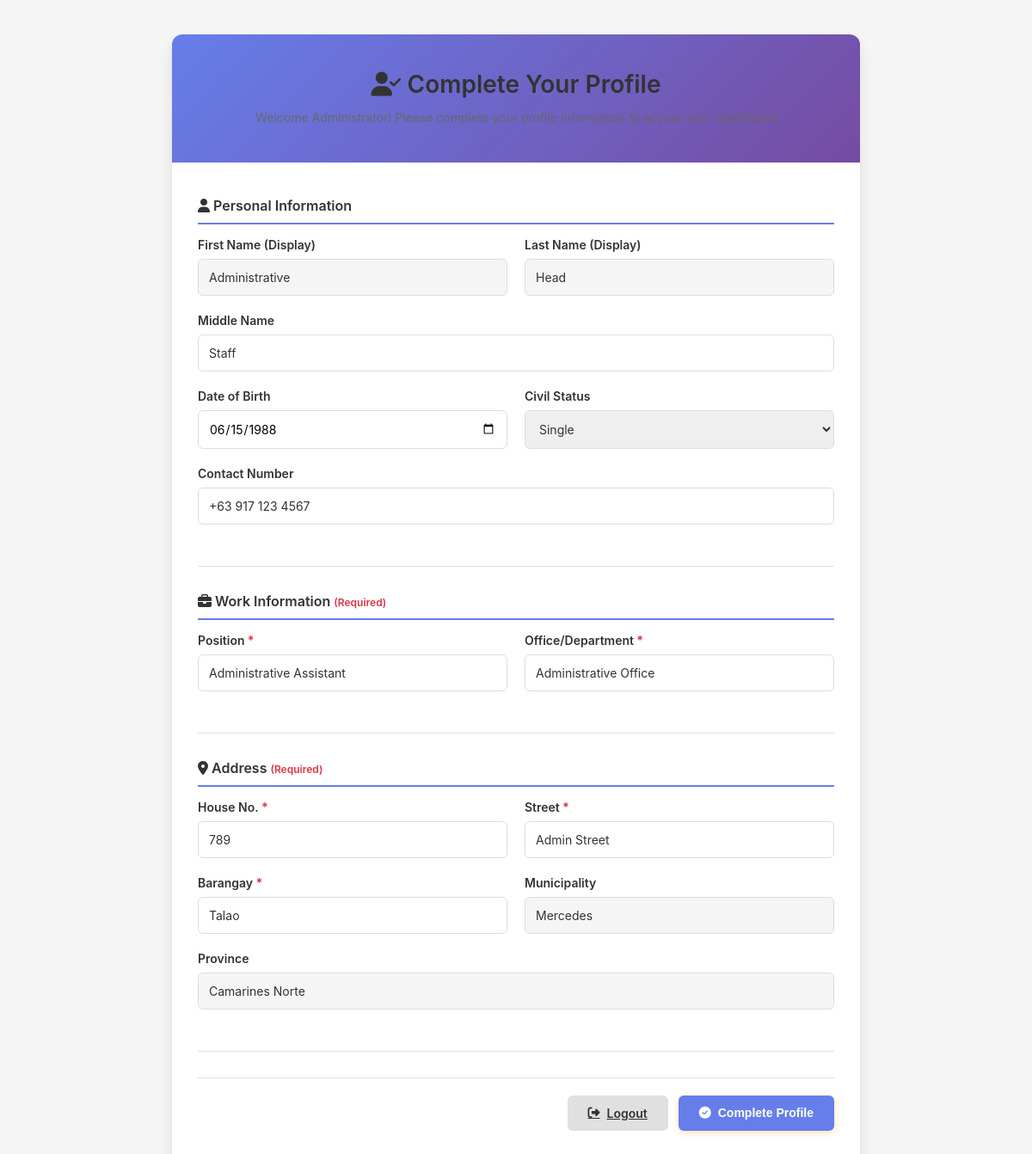
The app's page /complete-profile.php (signed in) with its own data.
### tables this page shows
CREATE TABLE `users` (
  `id` int(11) NOT NULL,
  `first_name` varchar(100) NOT NULL,
  `last_name` varchar(100) NOT NULL,
  `middle_name` varchar(100) DEFAULT NULL,
  `email` varchar(100) NOT NULL,
  `username` varchar(100) NOT NULL,
  `password` varchar(255) NOT NULL,
  `role` enum('Super Admin','Department Staff','Administrative Assistant','Mayor','Record Officer') NOT NULL DEFAULT 'Department Staff',
  `position` varchar(100) DEFAULT NULL,
  `office_department` varchar(150) DEFAULT NULL,
  `civil_status` varchar(50) DEFAULT NULL,
  `date_of_birth` date DEFAULT NULL,
  `contact_number` varchar(20) DEFAULT NULL,
  `house_no` varchar(100) DEFAULT NULL,
  `street` varchar(150) DEFAULT NULL,
  `barangay` varchar(100) DEFAULT NULL,
  `municipality` varchar(100) DEFAULT NULL,
  `province` varchar(100) DEFAULT NULL,
  `status` enum('Pending','Active','Inactive') DEFAULT 'Pending',
  `approved_by` int(11) DEFAULT NULL,
  `approved_at` timestamp NULL DEFAULT NULL,
  `created_at` timestamp NOT NULL DEFAULT current_timestamp(),
  `updated_at` timestamp NOT NULL DEFAULT current_timestamp() ON UPDATE current_timestamp(),
  `rejection_remarks` text DEFAULT NULL
);

### complete-profile.php (the view, shortened to what this page needs)
<?php
require_once 'config/db_connect.php';
$user_id = $_SESSION['user_id'];
$user_data = [];
$sql = "SELECT * FROM users WHERE id = ?";
$stmt = $conn->prepare($sql);
if ($stmt) {
    $stmt->bind_param("i", $user_id);
    $stmt->execute();
    $result = $stmt->get_result();
    if ($result->num_rows > 0) {
        $user_data = $result->fetch_assoc();
    }
}
?>
<!DOCTYPE html>
<html lang="en">
<head>
    <link rel="stylesheet" href="styles.css">
    <link rel="stylesheet" href="https://cdnjs.cloudflare.com/ajax/libs/font-awesome/6.4.0/css/all.min.css">
</head>
<body>
    <div class="profile-completion-container">
        <div class="profile-completion-header">
            <h1><i class="fas fa-user-check"></i> Complete Your Profile</h1>
            <p>Welcome Administrator! Please complete your profile information to access your dashboard</p>
        </div>
        <div class="profile-completion-body">
            <form method="POST" action="">
                <div class="form-section">
                    <div class="form-section-title"><i class="fas fa-user"></i> Personal Information</div>
                    <div class="form-row">
                        <div class="form-group">
                            <label>First Name (Display)</label>
                            <input type="text" value="<?php echo htmlspecialchars($user_data['first_name'] ?? ''); ?>" disabled style="background-color: #f5f5f5;">
                        </div>
                        <div class="form-group">
                            <label>Last Name (Display)</label>
                            <input type="text" value="<?php echo htmlspecialchars($user_data['last_name'] ?? ''); ?>" disabled style="background-color: #f5f5f5;">
                        </div>
                    </div>
                    <div class="form-row full">
                        <div class="form-group">
                            <label for="middleName">Middle Name</label>
                            <input type="text" id="middleName" name="middleName" placeholder="Enter your middle name" value="<?php echo htmlspecialchars($user_data['middle_name'] ?? ''); ?>">
                        </div>
                    </div>
                    <div class="form-row">
                        <div class="form-group">
                            <label for="dateOfBirth">Date of Birth</label>
                            <input type="date" id="dateOfBirth" name="dateOfBirth" value="<?php echo htmlspecialchars($user_data['date_of_birth'] ?? ''); ?>">
                        </div>
                        <div class="form-group">
                            <label for="civilStatus">Civil Status</label>
                            <select id="civilStatus" name="civilStatus">
                                <option value="Single" <?php echo ($user_data['civil_status'] === 'Single') ? 'selected' : ''; ?>>Single</option>
                            </select>
                        </div>
                    </div>
                    <div class="form-row full">
                        <div class="form-group">
                            <label for="contact_number">Contact Number</label>
                            <input type="tel" id="contact_number" name="contact_number" placeholder="+63 XXX XXX XXXX" value="<?php echo htmlspecialchars($user_data['contact_number'] ?? ''); ?>">
                        </div>
                    </div>
                </div>
                <div class="form-section">
                    <div class="form-section-title"><i class="fas fa-briefcase"></i> Work Information <span style="font-size: 12px; color: #dc3545;">(Required)</span></div>
                    <div class="form-row">
                        <div class="form-group required">
                            <label for="position">Position</label>
                            <input type="text" id="position" name="position" placeholder="Your position/title" value="<?php echo htmlspecialchars($user_data['position'] ?? ''); ?>" required>
                        </div>
                        <div class="form-group required">
                            <label for="office_department">Office/Department</label>
                            <input type="text" id="office_department" name="office_department" placeholder="Your department" value="<?php echo htmlspecialchars($user_data['office_department'] ?? ''); ?>" required>
                        </div>
                    </div>
                </div>
                <div class="form-section">
                    <div class="form-section-title"><i class="fas fa-map-marker-alt"></i> Address <span style="font-size: 12px; color: #dc3545;">(Required)</span></div>
                    <div class="form-row">
                        <div class="form-group required">
                            <label for="houseNo">House No.</label>
                            <input type="text" id="houseNo" name="houseNo" placeholder="House number/lot number" value="<?php echo htmlspecialchars($user_data['house_no'] ?? ''); ?>" required>
                        </div>
                        <div class="form-group required">
                            <label for="street">Street</label>
                            <input type="text" id="street" name="street" placeholder="Street name" value="<?php echo htmlspecialchars($user_data['street'] ?? ''); ?>" required>
                        </div>
                    </div>
                    <div class="form-row">
                        <div class="form-group required">
                            <label for="barangay">Barangay</label>
                            <input type="text" id="barangay" name="barangay" placeholder="Barangay" value="<?php echo htmlspecialchars($user_data['barangay'] ?? ''); ?>" required>
                        </div>
                        <div class="form-group">
                            <label for="municipality">Municipality</label>
                            <input type="text" id="municipality" name="municipality" value="Mercedes" disabled style="background-color: #f5f5f5;">
                        </div>
                    </div>
                    <div class="form-row full">
                        <div class="form-group">
                            <label for="province">Province</label>
                            <input type="text" id="province" name="province" value="Camarines Norte" disabled style="background-color: #f5f5f5;">
                        </div>
                    </div>
                </div>
                <div class="form-buttons">
                    <a href="logout.php" class="btn btn-secondary">
                        <i class="fas fa-sign-out-alt"></i> Logout
                    </a>
                    <button type="submit" class="btn btn-primary">
                        <i class="fas fa-check-circle"></i> Complete Profile
                    </button>
                </div>
            </form>
        </div>
    </div>
</body>
</html>

### styles.css (style rules this page uses)
* { margin: 0; padding: 0; box-sizing: border-box; }
:root { --primary-color: #FF9500; --primary-dark: #E68A00; --primary-light: #FFB347; --sidebar-bg: #1a1a1a; --bg-light: #f5f5f5; --bg-white: #ffffff; --text-dark: #333333; --text-light: #666666; --border-color: #e0e0e0; --shadow-sm: 0 1px 3px rgba(0, 0, 0, 0.1); --shadow-md: 0 4px 6px rgba(0, 0, 0, 0.1); --shadow-lg: 0 10px 15px rgba(0, 0, 0, 0.1); --radius-sm: 6px; --radius-md: 8px; --radius-lg: 12px; }
html, body { font-family: -apple-system, BlinkMacSystemFont, 'Segoe UI', 'Roboto', 'Oxygen', 'Ubuntu', 'Cantarell', 'Fira Sans', 'Droid Sans', 'Helvetica Neue', sans-serif; -webkit-font-smoothing: antialiased; -moz-osx-font-smoothing: grayscale; background-color: var(--bg-light); color: var(--text-dark); }
h1, h2, h3, h4, h5, h6 { font-weight: 600; line-height: 1.3; color: var(--text-dark); }
h1 { font-size: 28px; }
p { line-height: 1.6; color: var(--text-light); }
.form-group { margin-bottom: 24px; }
.form-group:last-of-type { margin-bottom: 32px; }
label { display: block; font-size: 14px; font-weight: 600; margin-bottom: 8px; color: var(--text-dark); }
input[type="text"], input[type="email"], input[type="tel"], select, textarea { width: 100%; padding: 12px 16px; border: 1px solid var(--border-color); border-radius: var(--radius-md); font-size: 14px; font-family: inherit; outline: none; transition: all 0.3s ease; color: var(--text-dark); }
.btn { padding: 10px 20px; border: none; border-radius: var(--radius-md); font-size: 14px; font-weight: 600; cursor: pointer; display: inline-flex; align-items: center; justify-content: center; gap: 8px; transition: all 0.3s ease; outline: none; }
.btn-primary { background-color: var(--primary-color); color: #ffffff; box-shadow: 0 2px 8px rgba(255, 149, 0, 0.3); }
.btn-secondary { background-color: #e0e0e0; color: var(--text-dark); }
.form-section { margin-bottom: 28px; padding-bottom: 28px; border-bottom: 1px solid var(--border-color); }
.form-row { display: grid; grid-template-columns: repeat(auto-fit, minmax(200px, 1fr)); gap: 16px; }
.form-row .form-group { margin-bottom: 0; }

### complete-profile.php (style rules this page uses)
body { background-color: var(--bg-light); }
.profile-completion-container { max-width: 800px; margin: 40px auto; background: white; border-radius: var(--radius-lg); box-shadow: var(--shadow-lg); overflow: hidden; }
.profile-completion-header { background: linear-gradient(135deg, #667eea 0%, #764ba2 100%); color: white; padding: 40px 30px; text-align: center; }
.profile-completion-header h1 { margin: 0 0 10px 0; font-size: 28px; }
.profile-completion-header p { margin: 0; opacity: 0.9; font-size: 14px; }
.profile-completion-body { padding: 40px 30px; }
.form-section { margin-bottom: 30px; }
.form-section-title { font-size: 16px; font-weight: 600; color: #333; margin-bottom: 15px; padding-bottom: 10px; border-bottom: 2px solid #667eea; }
.form-row { display: grid; grid-template-columns: 1fr 1fr; gap: 20px; margin-bottom: 20px; }
.form-row.full { grid-template-columns: 1fr; }
.form-group { display: flex; flex-direction: column; }
.form-group label { font-size: 14px; font-weight: 600; color: #333; margin-bottom: 8px; }
.form-group input, .form-group select { padding: 12px; border: 1px solid #ddd; border-radius: 6px; font-size: 14px; transition: border-color 0.3s; font-family: inherit; }
.form-group.required label::after { content: ' *'; color: #dc3545; font-weight: 700; }
.form-buttons { display: flex; gap: 12px; justify-content: flex-end; margin-top: 30px; padding-top: 20px; border-top: 1px solid #e0e0e0; }
.btn { padding: 12px 24px; border: none; border-radius: 6px; font-size: 14px; font-weight: 600; cursor: pointer; transition: all 0.3s; display: flex; align-items: center; gap: 8px; }
.btn-primary { background-color: #667eea; color: white; }
.btn-secondary { background-color: #e0e0e0; color: #333; }

### records on screen
users: first_name "Administrative", last_name "Head", middleName "Staff", dateOfBirth "06/15/1988", civilStatus "Single", contact_number "+63 917 123 4567", position "Administrative Assistant", office_department "Administrative Office", houseNo "789", street "Admin Street", barangay "Talao"
